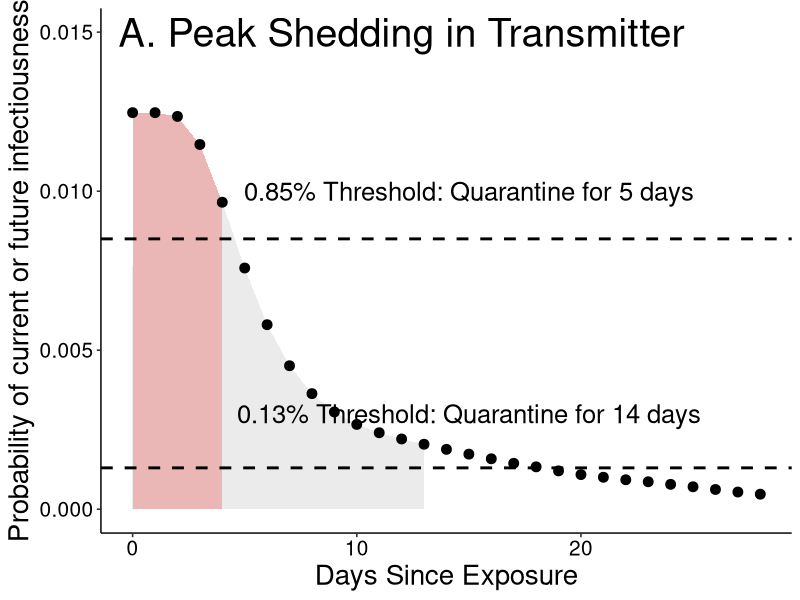
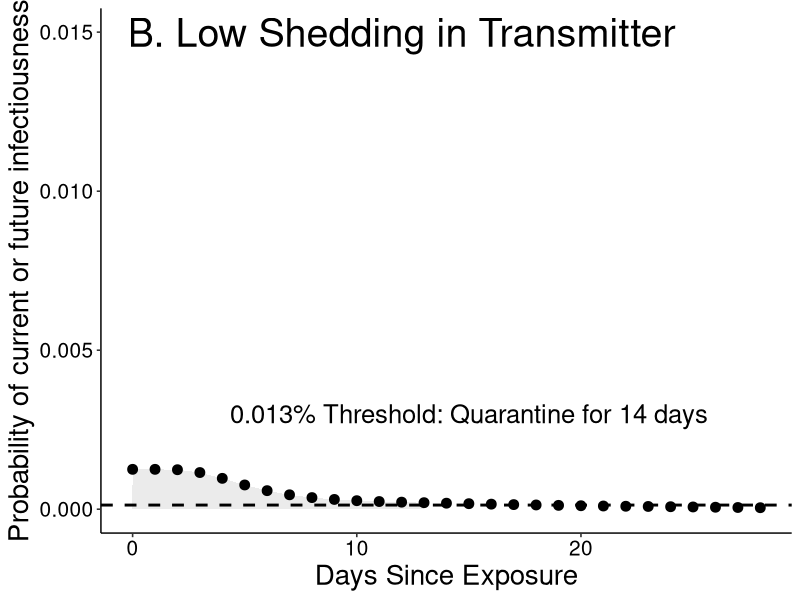
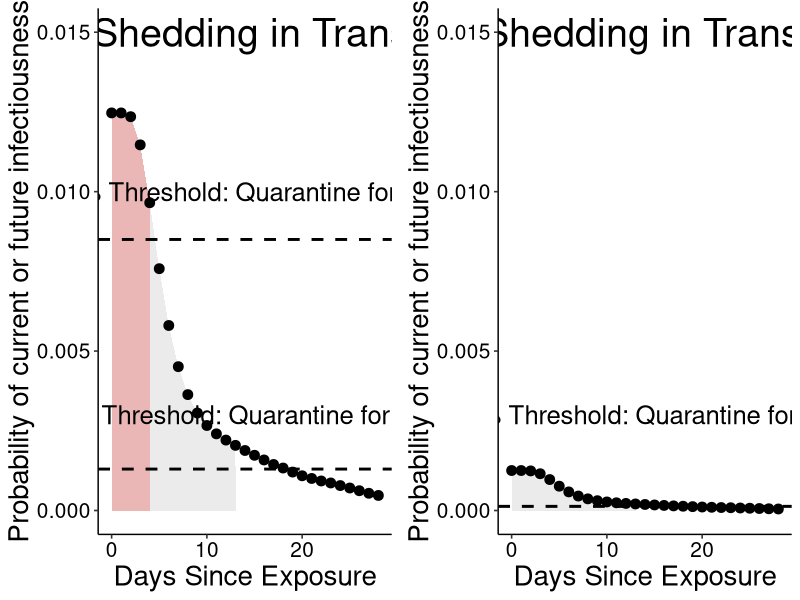
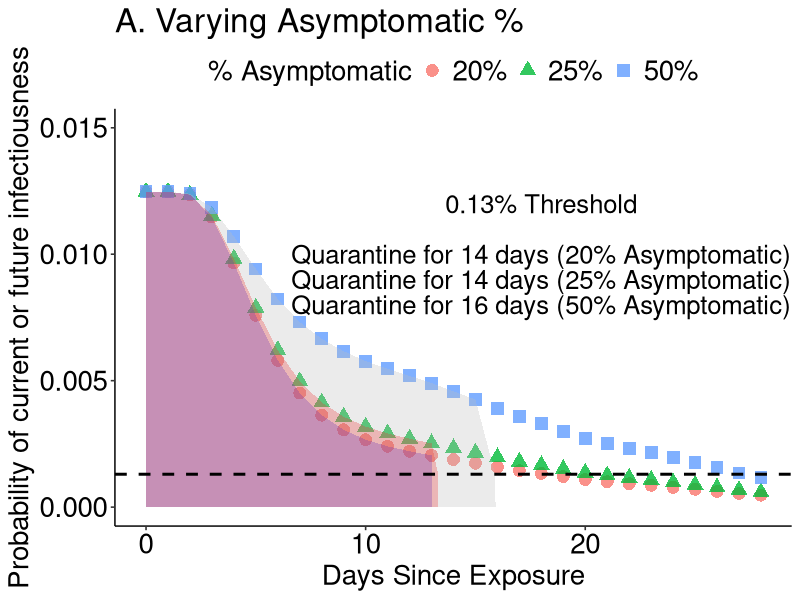
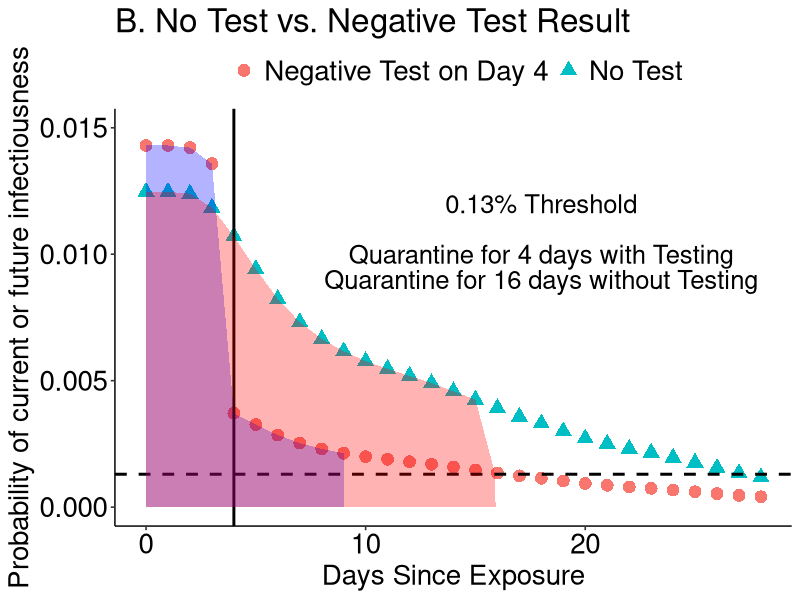
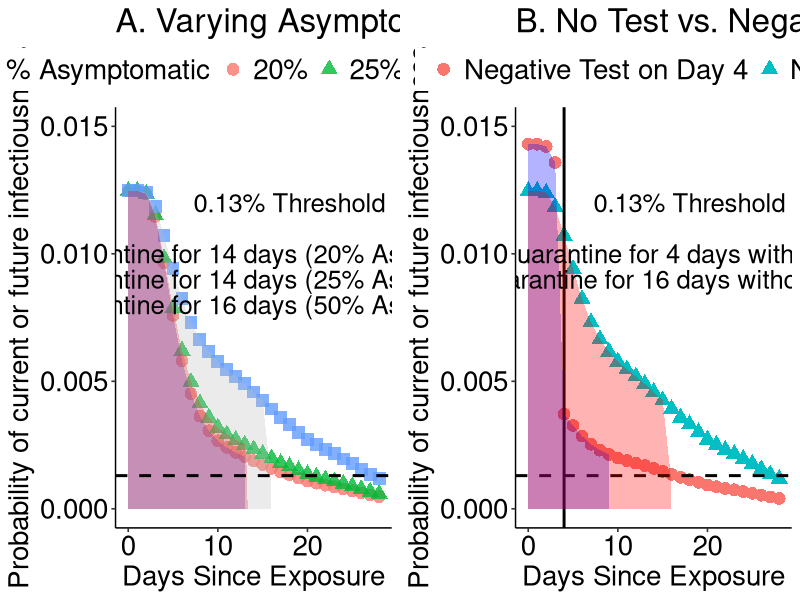

The R script that drew these images, in order:
#peak shedding in index case

#read in data from logic tables where 1st column
#is the discount on risk of getting sick under ideal testing to find
#asymptomatics as soon as they start shedding and column 2 is the
#probability that asymptomatics have finished shedding (from exposure, shedding
#starts 3 days pre what would be symptom onset)

risk.discount<-read.csv('risk_discount_data.csv')

figure2<-read.csv('figure2_data.csv')


#initial risk

lambda<-3.50E-6

weighted.sum<-35.85

#highest risk individual 15 min close contact
high<-1-exp(-lambda*(weighted.sum*1e2)) #high shedder: 1 x 10^2

#lowest risk individual, 15 min close contact
low<-1-exp(-lambda*(weighted.sum*1e1)) #low shedder: 1 x 10^1

risk.start<-c(high,low)

#fraction expected to be asymptomatic
fraction.asymptomatic<-c(0.2,0.25,0.50)

for (j in 1:length(risk.start)){
  
  for (i in 1:length(fraction.asymptomatic)){
    
    combined.discount<-1-(1-fraction.asymptomatic[i])*(1-risk.discount$discount)-fraction.asymptomatic[i]*risk.discount$asymp
    
    risks<-risk.start[j]*combined.discount
    days<-1:length(risks)
    
    if (i==1 & j==1){
      frame<-data.frame(risks=risks,days=days,risk.start=risk.start[j],fraction.asymptomatic=fraction.asymptomatic[i])
    }else{
      frametemp<-data.frame(risks=risks,days=days,risk.start=risk.start[j],fraction.asymptomatic=fraction.asymptomatic[i])
      frame<-rbind(frame,frametemp)
    }
  }
}

frame$days<-frame$days-1

require(ggplot2)
require(ggpubr)

subframe<-frame[frame$fraction.asymptomatic==0.2,]


#------------------------------------- figure 1 ------------------------------------------------------------

subframe1<-subframe[subframe$risk.start==high & subframe$days<=4,]
#tempframe<-data.frame(risks=0.001,days=6.85,risk.start=high,fraction.asymptomatic=0.15,quarantine1=FALSE,quarantine2=FALSE)
#subframe1<-rbind(subframe1,tempframe)
subframe3<-subframe[subframe$risk.start==high & subframe$days<=13,]
A<-ggplot(subframe[subframe$risk.start==high,],aes(x=days,y=risks))+
  geom_area(data=subframe1,aes(x = ifelse(days<=4 , days, 0)),fill="red",alpha=0.3)+
  geom_area(data=subframe3,aes(x = ifelse(days<=13 , days, 0)),fill="grey",alpha=0.3)+
  geom_point(size=3)+
  geom_hline(yintercept=8.5e-03,linetype="dashed",size=1)+
  geom_hline(yintercept=1.3e-03,linetype="dashed",size=1)+
  scale_colour_discrete(name="Scenario",labels=c("Peak Shedding in Transmitter","Low Shedding in Transmitter"))+
  scale_x_continuous(name="Days Since Exposure")+
  scale_y_continuous(name="Probability of current or future infectiousness",limits = c(0, 0.015))+
  annotate("text",x=15,y=0.010,label="0.85% Threshold: Quarantine for 5 days",size=6.5)+
  annotate("text",x=15,y=0.0030,label="0.13% Threshold: Quarantine for 14 days",size=6.5)+
  annotate("text",x=12,y=.015,label="A. Peak Shedding in Transmitter",size=10)+
  theme_pubr()+theme(axis.title.x = element_text(size=20),axis.title.y = element_text(size=20),title = element_text(size=20),
                     axis.text=element_text(size=15))
  #ggtitle("A. Peak Shedding in Transmitter")
A

subframe5<-subframe[subframe$risk.start==low & subframe$days<=13,]
B<-ggplot(subframe[subframe$risk.start==low,],aes(x=days,y=risks))+
  geom_area(data=subframe5,aes(x = ifelse(days<=13 , days, 0)),fill="grey",alpha=0.3)+
  geom_point(size=3)+
  geom_hline(yintercept=1.3e-04,linetype="dashed",size=1)+
  scale_colour_discrete(name="Scenario",labels=c("Peak Shedding in Transmitter","Low Shedding in Transmitter"))+
  scale_x_continuous(name="Days Since Exposure")+
  scale_y_continuous(name="Probability of current or future infectiousness",limits = c(0, 0.015))+
  annotate("text",x=15,y=0.0030,label="0.013% Threshold: Quarantine for 14 days",size=6.5)+
  theme_pubr()+theme(axis.title.x = element_text(size=20),axis.title.y = element_text(size=20),title=element_text(size=20),
                     axis.text=element_text(size=15))+
  annotate("text",x=12,y=.015,label="B. Low Shedding in Transmitter",size=10)
  #ggtitle("B. Low Shedding in Transmitter")

B
windows()
ggarrange(A,B)



#------------------------------------ figure 2 -------------------------------------------------------------

subframe6<-frame[frame$risk.start==high & frame$days<=13 & frame$fraction.asymptomatic==0.25,]
subframe6temp<-data.frame(risks=1.3e-3,days=13.3,risk.start=high,fraction.asymptomatic=0.25)
subframe6<-rbind(subframe6,subframe6temp)

subframe7<-frame[frame$risk.start==high & frame$days<=15 & frame$fraction.asymptomatic==0.5,]
subframe7temp<-data.frame(risks=1.3e-3,days=15.9,risk.start=high,fraction.asymptomatic=0.5)
subframe7<-rbind(subframe7,subframe7temp)


A.2<-ggplot(frame[frame$risk.start==high,],aes(x=days,y=risks))+
  geom_point(aes(shape=as.character(fraction.asymptomatic),colour=as.character(fraction.asymptomatic)),size=4,alpha=0.8)+
  geom_area(data=subframe3,aes(x = ifelse(days<=13 , days, 0)),fill="blue",alpha=0.3)+
  geom_area(data=subframe6,aes(x = ifelse(days<=13.3 , days, 0)),fill="red",alpha=0.3)+
  geom_area(data=subframe7,aes(x = ifelse(days<=15.9 , days, 0)),fill="grey",alpha=0.3)+
  scale_shape_discrete(name="% Asymptomatic",labels=c("20%", "25%", "50%"))+
  scale_colour_discrete(name="% Asymptomatic",labels=c("20%", "25%", "50%"))+
  scale_x_continuous(name="Days Since Exposure")+
  scale_y_continuous(name="Probability of current or future infectiousness",limits = c(0, 0.015))+
  geom_hline(yintercept=1.3e-03,linetype="dashed",size=1)+
  annotate("text",x=18,y=0.012,label="0.13% Threshold",size=6.5)+
  annotate("text",x=18,y=0.010,label="Quarantine for 14 days (20% Asymptomatic)",size=6.5)+
  annotate("text",x=18,y=0.009,label="Quarantine for 14 days (25% Asymptomatic)",size=6.5)+
  annotate("text",x=18,y=0.008,label="Quarantine for 16 days (50% Asymptomatic)",size=6.5)+
  theme_pubr()+theme(axis.title.x = element_text(size=20),axis.title.y = element_text(size=20),
                     legend.text = element_text(size=20), legend.title=element_text(size=20),
                     axis.text=element_text(size=20),title=element_text(size=20))+
  ggtitle("A. Varying Asymptomatic %")

windows()
A.2

#negative test scenario
days<-c(frame$days[frame$risk.start==high & frame$fraction.asymptomatic==0.5],figure2$Days)
risks<-c(frame$risks[frame$risk.start==high & frame$fraction.asymptomatic==0.5],figure2$Risktest)
type<-c(rep("No test",length(frame$days[frame$risk.start==high & frame$fraction.asymptomatic==0.5])),
        rep("Negative Test Result",length(figure2$Days)))
frame2<-data.frame(days=days,risks=risks,type=type)


subframe8<-frame2[frame2$type=="Negative Test Result" & frame2$days<=9,]

B.2<-ggplot(data=frame2)+geom_point(aes(x=days,y=risks,group=type,colour=type,shape=type),size=4)+
    geom_hline(yintercept=1.3e-03,linetype="dashed",size=1)+
    geom_vline(xintercept=4,linetype="solid",size=1)+
    geom_area(data=subframe8,aes(x = ifelse(days<=9 , days, 0),y=risks),fill="blue",alpha=0.3)+
    geom_area(data=subframe7,aes(x = ifelse(days<=15.9 , days, 0),y=risks),fill="red",alpha=0.3)+
    theme_pubr()+theme(axis.title.x = element_text(size=20),axis.title.y = element_text(size=20),
                   legend.text = element_text(size=20), legend.title=element_text(size=20),
                   axis.text=element_text(size=20),title=element_text(size=20))+
    annotate("text",x=18,y=0.012,label="0.13% Threshold",size=6.5)+
    annotate("text",x=18,y=0.010,label="Quarantine for 4 days with Testing",size=6.5)+
    annotate("text",x=18,y=0.009,label="Quarantine for 16 days without Testing",size=6.5)+
    scale_colour_discrete(name="",labels=c("Negative Test on Day 4","No Test"))+
    scale_shape_discrete(name="",labels=c("Negative Test on Day 4","No Test"))+
    scale_x_continuous(name="Days Since Exposure")+
    scale_y_continuous(name="Probability of current or future infectiousness",limits = c(0, 0.015))+
    ggtitle("B. No Test vs. Negative Test Result")


windows()
B.2

windows()
ggarrange(A.2,B.2)
